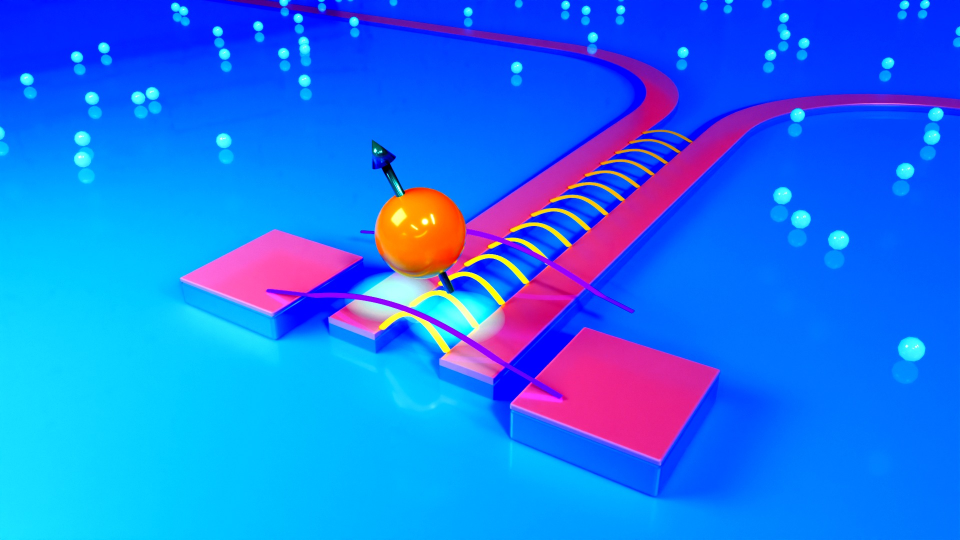
#> input picture content/publications/nbtin-nanowire-resonators-and-prospects-for-spin-photon-coupling-with-electrons/render.jpg, 1920 x 1080 px (shown at 1/2 size)
$ python flare.py ../../content/publications/nbtin-nanowire-resonators-and-prospects-for-spin-photon-coupling-with-electrons/render.jpg ../../content/publications/nbtin-nanowire-resonators-and-prospects-for-spin-photon-coupling-with-electrons/render.jpg 1.0
#> lines starting #> are read from the running program, lines starting #| are printed output that depends on the picture
"""Photographic lens flare as a post-process: aperture ghosts mirrored through the image centre,
a diffraction starburst from 6 aperture blades, and a faint chromatic halo ring.

usage: python3 flare.py in.png out.png [strength]
"""
import sys
import numpy as np
from PIL import Image

src, dst = sys.argv[1], sys.argv[2]
k = float(sys.argv[3]) if len(sys.argv) > 3 else 1.0
img = np.asarray(Image.open(src).convert("RGB")).astype(np.float32) / 255
lin = img ** 2.2
H, W = lin.shape[:2]
#> H = 1080; W = 1920
s = W / 960.0                          # sizes below are tuned at 960 px wide
#> s = 2
yy, xx = np.mgrid[0:H, 0:W].astype(np.float32)
c = np.array([W / 2, H / 2])
#> c = [960, 540]


def box_blur(a, r):
    r = max(1, int(r))
    for ax in (0, 1):
        cs = np.cumsum(np.pad(a, [(r + 1, r) if i == ax else (0, 0) for i in range(a.ndim)], mode="edge"), axis=ax)
        n = a.shape[ax]
        a = (np.take(cs, np.arange(2 * r + 1, 2 * r + 1 + n), axis=ax) - np.take(cs, np.arange(0, n), axis=ax)) / (2 * r + 1)
    return a


# light sources: local maxima of the blurred over-bright area
lum = lin.mean(2)
hot = np.clip(lum - 0.55, 0, None)
hb = box_blur(box_blur(hot, 3 * s), 3 * s)
# the real point sources (fixed camera), as fractions of width/height, with weight
SOURCES = [(867 / 960, 256 / 540, 1.0), (622 / 960, 251 / 540, 0.8), (342 / 960, 244 / 540, 0.8), (325 / 960, 107 / 540, 0.35)]
peaks = []
for fx, fy, wt in SOURCES:
    x, y = fx * W, fy * H
    m = (xx - x) ** 2 + (yy - y) ** 2 < (6 * s) ** 2
    col = (lin[m] * hot[m][:, None]).sum(0) / (hot[m].sum() + 1e-6)
    col = col / (col.max() + 1e-6)
    peaks.append((x, y, wt, col))
#> after the loop, peaks = [(1734, 512, 1, [0, 0, 0]), (1244, 502, 0.8, [0, 0, 0]), (684, 488, 0.8, [0, 0, 0]), (650, 214, 0.35, [0, 0, 0])]
wmax = max(p[2] for p in peaks)
#> wmax = 1
print("sources:", [(int(x), int(y), round(w / wmax, 2)) for x, y, w, _ in peaks])
#| sources: [(1734, 512, 1.0), (1244, 502, 0.8), (684, 488, 0.8), (650, 214, 0.35)]

flare = np.zeros_like(lin)
rng = np.random.default_rng(7)
# ghost train: (position along source->centre->mirror, radius, opacity, coating tint)
GHOSTS = [(-0.25, 7, 0.10, (0.6, 1.0, 0.7)), (-0.55, 18, 0.045, (0.9, 0.6, 1.0)), (-0.8, 11, 0.06, (0.5, 0.9, 1.0)),
          (-1.25, 34, 0.022, (0.7, 1.0, 0.6)), (0.35, 5, 0.08, (1.0, 0.8, 0.5)), (-1.6, 55, 0.012, (0.8, 0.7, 1.0))]


def hexagon(dx, dy, r, rot=0.26):
    th = np.arctan2(dy, dx) + rot
    seg = (th % (np.pi / 3)) - np.pi / 6
    return np.hypot(dx, dy) * np.cos(seg) / (r * np.cos(np.pi / 6))   # 1 at the hexagon edge


for x, y, w, col in peaks:
    a = (w / wmax) ** 1.3
    p = np.array([x, y])
    for t, r, op, tint in GHOSTS:
        g = c + t * (p - c)
        for ch, dr in enumerate((1.03, 1.0, 0.97)):          # lateral colour: red ghost slightly larger
            d = hexagon(xx - g[0], yy - g[1], r * s * dr)
            body = np.clip((1.0 - d) / 0.12, 0, 1) * (0.55 + 0.45 * np.clip(d, 0, 1) ** 4)   # soft edge, brighter rim
            flare[..., ch] += k * a * 1.7 * op * tint[ch] * (0.5 + 0.5 * col[ch]) * body
    # starburst: thin diffraction spikes from a 6-blade aperture (12 rays), random lengths
    dx, dy = xx - x, yy - y
    r = np.hypot(dx, dy) + 1e-3
    th = np.arctan2(dy, dx)
    lens = 1 + 0.5 * rng.random(12)
    idx = (np.round((th + np.pi) / (2 * np.pi) * 12).astype(int)) % 12
    fall = 1 / (1 + (r / (6 * s)) ** 2)
    spikes = np.abs(np.cos(6 * (th - 0.26))) ** 400 * fall * np.exp(-r / (40 * s * lens[idx]))
    glow = np.exp(-r / (10 * s)) * 0.25
    for ch in range(3):
        flare[..., ch] += k * a * 0.8 * (0.35 + 0.65 * col[ch]) * (spikes + glow) * np.clip(r / (3 * s), 0, 1)
    # faint chromatic halo ring around the strongest sources only
    if a > 0.6:
        R0 = 120 * s
        for ch, off in enumerate((4, 0, -4)):
            ring = np.exp(-((r - R0 - off * s) / (5 * s)) ** 2)
            flare[..., ch] += k * a * 0.018 * ring
#> this loop made 4 passes
#> (x, y, w, a) on passes 1 to 4: (1734, 512, 1, 1), (1244, 502, 0.8, 0.748), (684, 488, 0.8, 0.748), (650, 214, 0.35, 0.255)
#> pass 1, in hexagon (call 4), `seg = (th % (np.pi / 3)) - np.pi / 6`:
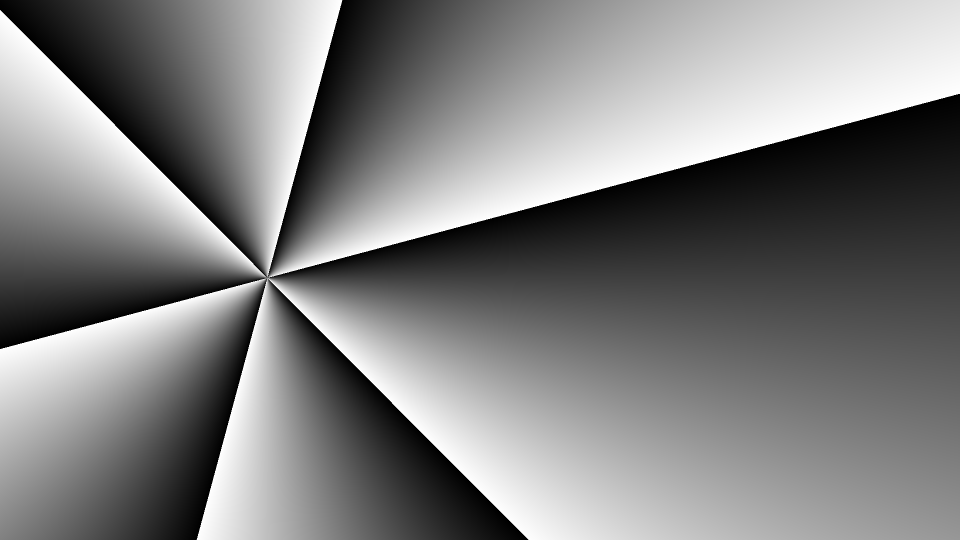
#> seg: shape (1080, 1920) float32 (shown at 1/2 size); min -0.524, max 0.524, mean 0.00476; drawn with min black and max white
#> after the loop:
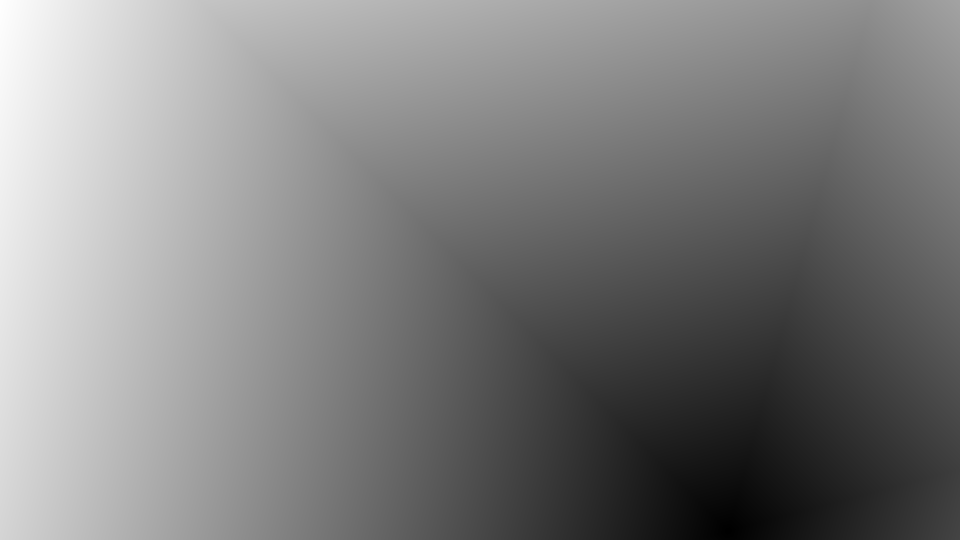
#> d: shape (1080, 1920) float32 (shown at 1/2 size); min 0.00418, max 18.21, mean 9.1; drawn with min black and max white
#> after the loop:
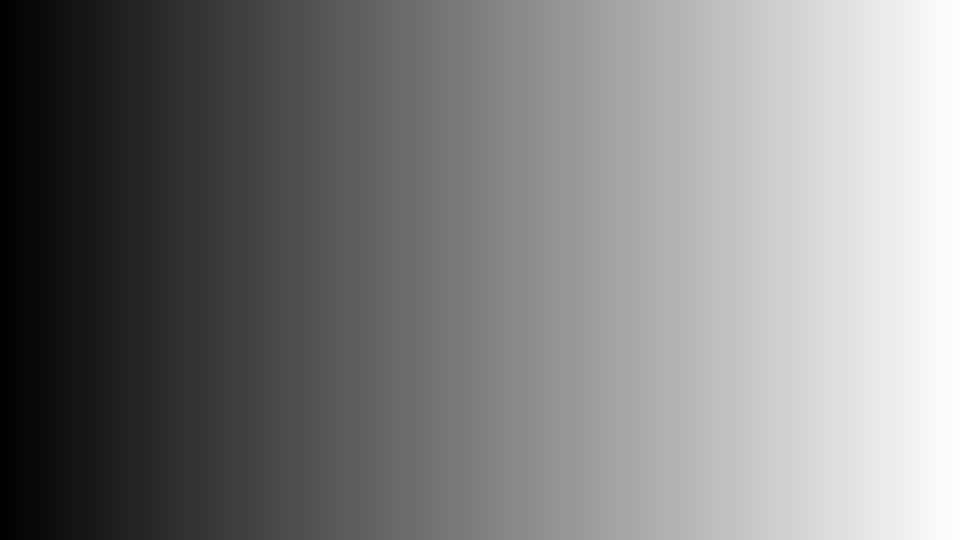
#> dx: shape (1080, 1920) float32 (shown at 1/2 size); min -650, max 1269, mean 309.5; drawn with min black and max white
#> after the loop:
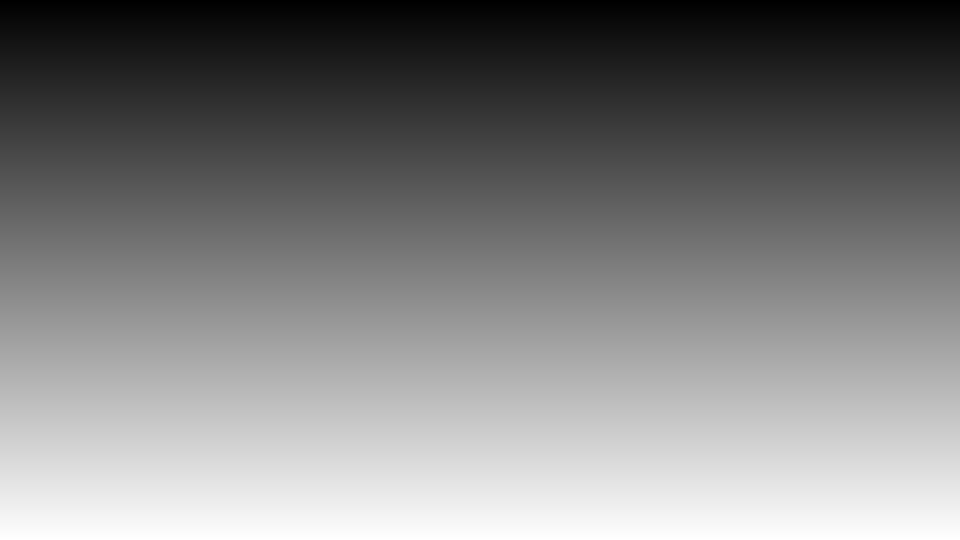
#> dy: shape (1080, 1920) float32 (shown at 1/2 size); min -214, max 865, mean 325.5; drawn with min black and max white

# slight veiling glare: very wide blur of the hot light
veil = box_blur(box_blur(lin * (lum[..., None] > 0.4), 60 * s), 60 * s)
#> the loop in box_blur (call 4), `for ax in (0, 1):` made 2 passes
#> pass 1, in box_blur (call 4), `a = (np.take(cs, np.arange(2 * r + 1, 2 * r + 1 + n), axis=ax) - np.ta..`:
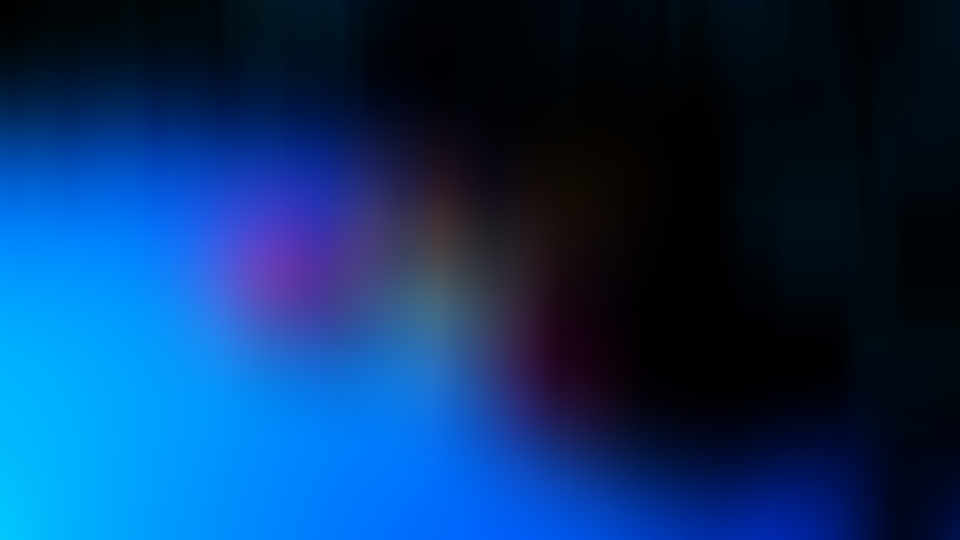
#> a: shape (1080, 1920, 3) float32 (shown at 1/2 size); mean of channels 0, 1, 2 0.0381, 0.202, 0.398; drawn as R, G, B
flare += k * 0.08 * veil
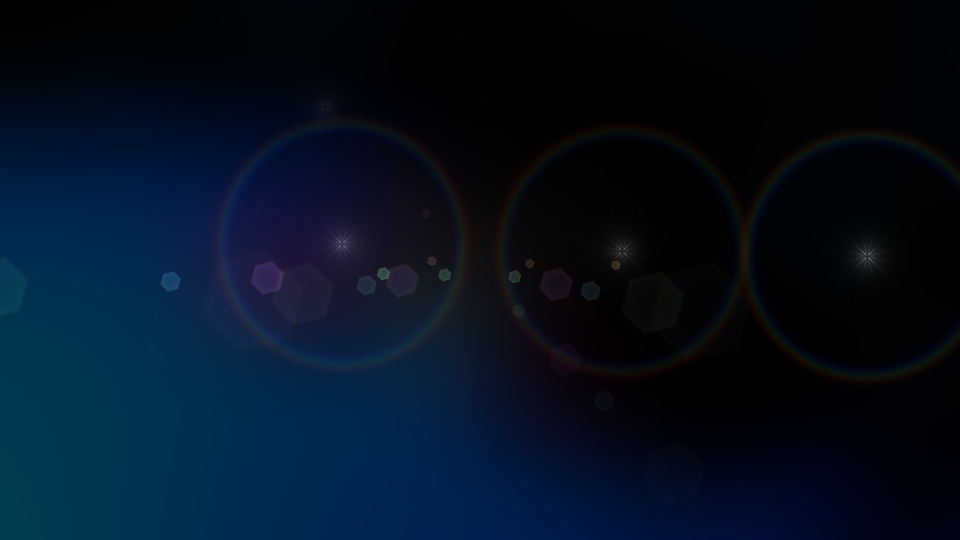
#> flare: shape (1080, 1920, 3) float32 (shown at 1/2 size); mean of channels 0, 1, 2 0.00424, 0.0173, 0.0328; drawn with min black and max white

out = 1 - (1 - np.clip(lin, 0, 1)) * (1 - np.clip(flare, 0, 1))     # screen blend
Image.fromarray((np.clip(out, 0, 1) ** (1 / 2.2) * 255 + 0.5).astype(np.uint8)).save(dst)
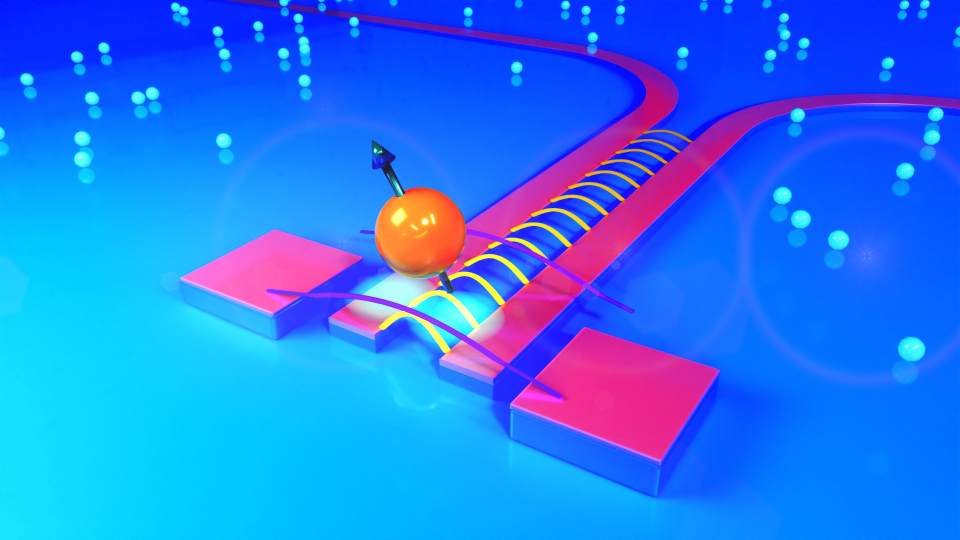
#> saved as render.jpg: PIL image 1920x1080 RGB (shown at 1/2 size); mean R, G, B 39.3, 120.7, 241.2
